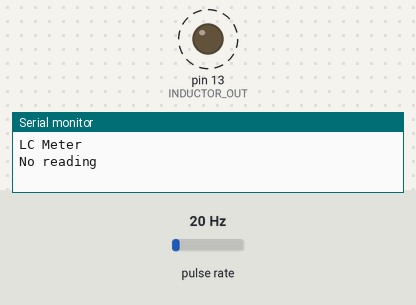
The sketch below on a simulated Arduino Uno, built with avr-gcc and run on an emulated ATmega328P. Parts: output pins drawn as LEDs (lit = HIGH), the last lines printed to the serial monitor. Wiring (inferred from the names in the program): pulse sensor: data pin 2. Dashed ring = blinking. The inputs (shaded band) are chosen by the test bench; at power-on: pulse rate 20 Hz.

Above: at 1.0 s.
1.3 s: pulse rate (sensor on pin 2) set to 100 Hz
At 2.01 s:
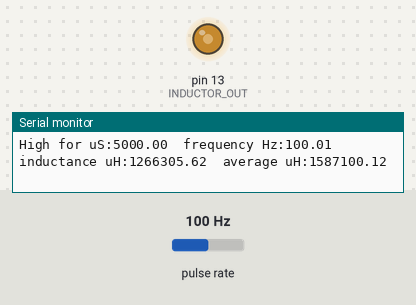
4.3 s: pulse rate (sensor on pin 2) set to 50 Hz
At 4.82 s:
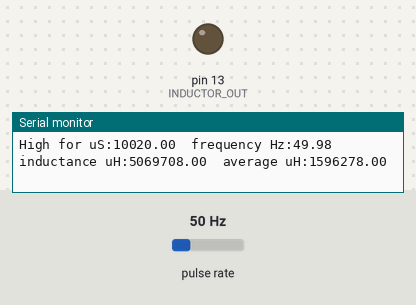
7.3 s: pulse rate (sensor on pin 2) set to 196 Hz
10.3 s: pulse rate (sensor on pin 2) set to 150 Hz
Timing chart, 0 to 14.3 s (numbered marks = the images above; inputs shaded):
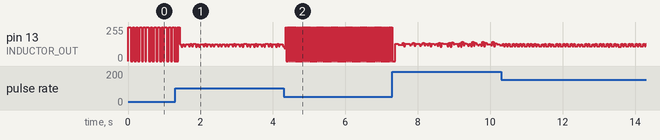

The sketch:

InductanceMeter.ino
```cpp
#define FREQ_INPUT    2
#define INDUCTOR_OUT  13

double time1, time2, inductance, average, timeout;
volatile double frequency=0;
const double capacitance = 2.E-6;
int state=1;
int count=0;

double average_indcutance = 0.;
int count2=0;

void setup()
{
  Serial.begin(115200);

  pinMode(FREQ_INPUT,INPUT);
  pinMode(13,INDUCTOR_OUT);

  Serial.println("LC Meter");

  timeout = millis();

  attachInterrupt(0, pulseReceive, CHANGE);
}

void loop()
{
  time1 = 0.;
  time2 = 0.;
  frequency = 0.;

  attachInterrupt(0, pulseReceive, CHANGE);

  if(state){
    digitalWrite(INDUCTOR_OUT, HIGH);
    state = 0;
  }else{
    digitalWrite(INDUCTOR_OUT, LOW);
    state = 1;
  }

  while(frequency == 0.){
    if(millis() - timeout > 500){
      timeout = millis();
      average_indcutance = 0;
      count2 = 0;

      average = 0.;
      count = 0;

      Serial.println("No reading");

      return;
    }
  }

  average += frequency;
  count++;

  if(count == 10){
    frequency = average / 10.;
    inductance = 1.E6 * (1.0/(capacitance*frequency*frequency*4.0*3.14159*3.14159));

    average_indcutance += inductance;
    count2++;

    average = 0.;
    count = 0;

    timeout = millis();

    Serial.print("High for uS:");
    Serial.print(time2 - time1);
    Serial.print("\tfrequency Hz:");
    Serial.print(frequency);
    Serial.print("\tinductance uH:");
    Serial.print(inductance);
    Serial.print("\taverage uH:");
    Serial.println(average_indcutance/count2);

  }

}

void pulseReceive()
{
  if(time1 == 0.){
    if(digitalRead(FREQ_INPUT) == HIGH)
      time1 = micros();

    return;
  }else if(time2 == 0.){
//    if(digitalRead(FREQ_INPUT) == LOW)
    {
      time2 = micros();
      detachInterrupt(INDUCTOR_OUT);
    }
  }

  if(time2 - time1 > 0.)
    frequency = 1.E6 / (2. * (time2 - time1));
}
```
